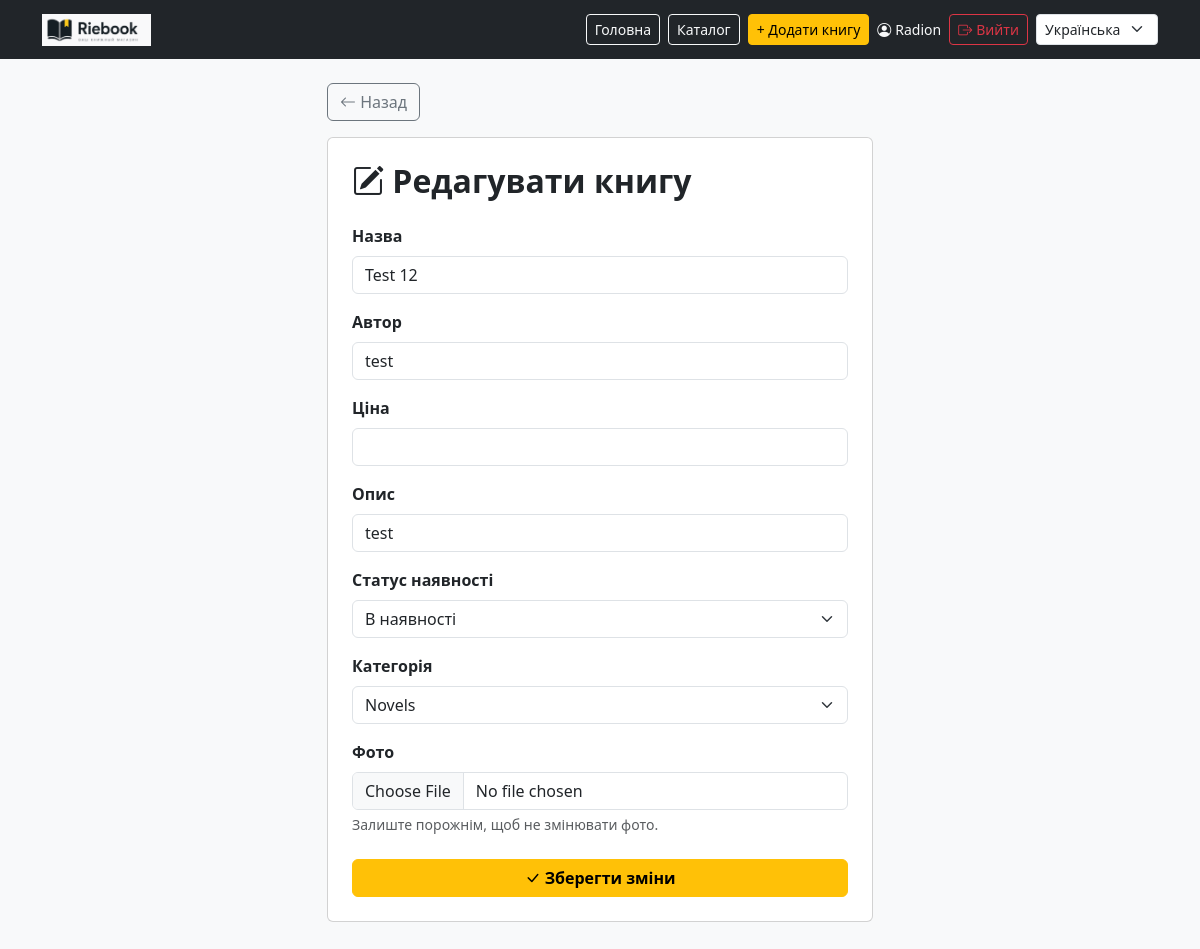
Page /books/1/update/ (signed in) on the committed database.
### booksite_functions/models.py (models this page shows, shortened)
class CustomUser(AbstractUser):
    class Role(models.TextChoices):
        VIEWER = "viewer", "Читатель"
        EDITOR = "editor", "Редактор"
        ADMIN  = "admin",  "Админ"
    role = models.CharField(
        max_length=20,
        choices=Role.choices,
        default=Role.VIEWER,
    )
    @property
    def is_editor(self):
        return self.role in (self.Role.EDITOR, self.Role.ADMIN)

class Book(models.Model):
    STOCK_CHOICES = [
        ("y", _("In stock")),
        ("n", _("Out of stock"))
    ]
    title = models.CharField(max_length=20, verbose_name=_("Title"))
    photo = models.ImageField(upload_to="books/", blank=True, null=True, verbose_name=_("Photo"))
    author = models.TextField(verbose_name=_("Author"))
    price = models.DecimalField(max_digits=10, decimal_places=2, verbose_name=_("Price"))
    description = models.CharField(max_length=150, verbose_name=_("Description"))
    stock = models.CharField(max_length=1, choices=STOCK_CHOICES, default="y", verbose_name=_("Stock status"))
    category = models.ForeignKey(Category, on_delete=models.CASCADE, related_name="books", null=True, verbose_name=_("Category"))
    class Meta:
        verbose_name = _("Book")
        verbose_name_plural = _("Books")

class Category(models.Model):
    name = models.CharField(max_length=20)
    slug = models.SlugField(max_length=20, unique=True)
    def __str__(self):
        return self.name
    class Meta:
        verbose_name_plural = "Categories"

### booksite_functions/views.py (the view)
# urls.py: path("books/<int:pk>/update/", views.BookUpdateView.as_view(), name="book-update"),
class BookUpdateView(PermissionRequiredMixin, UpdateView):
    permission_required = "booksite_functions.update_book"
    model = Book
    template_name = "book_update.html"
    fields = ["title", "author", "price", "description", "stock", "category", "photo"]
    success_url = reverse_lazy("books:book-list")

### booksite_functions/context_processors.py (called while the page is built)
def cart(request):
    return {'cart': Cart(request)}

### booksite_functions/templates/book_update.html (shortened to what this page needs)
{% extends "base.html" %}
{% load i18n %}
{% block content %}
<div class="row justify-content-center">
    <div class="col-md-6">
        <a href="{% url 'books:book-list' %}" class="btn btn-outline-secondary mb-3">
            <i class="bi bi-arrow-left"></i> {% translate "Back" %}
        </a>
        <div class="card p-4">
            <h2 class="fw-bold mb-4"><i class="bi bi-pencil-square"></i> {% translate "Edit book" %}</h2>
            <form method="post" enctype="multipart/form-data">
                {% for field in form %}
                <div class="mb-3">
                    <label class="form-label fw-semibold">{{ field.label }}</label>
                    {% if field.html_name == "photo" %}
                    <input type="file" name="photo" class="form-control" accept="image/*">
                    <div class="form-text">{% translate "Leave empty to keep the current photo." %}</div>
                    {% elif field.field.widget.input_type == "select" %}
                    <select name="{{ field.html_name }}" class="form-select {% if field.errors %}is-invalid{% endif %}">
                        {% for value, label in field.field.choices %}
                        <option value="{{ value }}" {% if field.value|stringformat:"s" == value|stringformat:"s" %}selected{% endif %}>{{ label }}</option>
                        {% endfor %}
                    </select>
                    {% else %}
                    <input type="{{ field.field.widget.input_type }}" name="{{ field.html_name }}"
                        value="{{ field.value|default:'' }}"
                        class="form-control {% if field.errors %}is-invalid{% endif %}">
                    {% endif %}
                </div>
                {% endfor %}
                <button type="submit" class="btn btn-gold w-100 mt-2">
                    <i class="bi bi-check-lg"></i> {% translate "Save changes" %}
                </button>
            </form>
        </div>
    </div>
</div>
{% endblock %}

### booksite_functions/templates/base.html (shortened to what this page needs)
{% load static %}
{% load i18n %}
<!DOCTYPE html>
<html lang="{{ LANGUAGE_CODE }}">
<head>
    <link rel="stylesheet" href="https://cdn.jsdelivr.net/npm/bootstrap@5.3.0/dist/css/bootstrap.min.css">
    <link rel="stylesheet" href="https://cdn.jsdelivr.net/npm/bootstrap-icons@1.10.0/font/bootstrap-icons.css">
</head>
<body class="bg-light">
    <nav class="navbar navbar-dark bg-dark mb-4">
        <div class="container">
            <a class="navbar-brand fw-bold" href="{% url 'books:home' %}">
                <img src="{% static 'Riebook-logo.png' %}" height="32" class="me-2">
            </a>
            <div class="d-flex gap-2 align-items-center">
                <a href="{% url 'books:home' %}" class="btn btn-outline-light btn-sm">{% translate "Home" %}</a>
                <a href="{% url 'books:book-list' %}" class="btn btn-outline-light btn-sm">{% translate "Catalog" %}</a>
                {% if user.is_authenticated %}
                <a href="{% url 'books:step1' %}" class="btn btn-warning btn-sm">+ {% translate "Add book" %}</a>
                <span class="text-light small">
                    <i class="bi bi-person-circle me-1"></i>{{ user.username }}
                </span>
                <form method="post" action="{% url 'books:logout' %}" class="m-0">
                    <button type="submit" class="btn btn-outline-danger btn-sm">
                        <i class="bi bi-box-arrow-right me-1"></i>{% translate "Log Out" %}
                    </button>
                </form>
                {% endif %}
                <form action="{% url 'set_language' %}" method="post" class="lang-switch-form m-0">
                    {% get_current_language as CURRENT_LANGUAGE %}
                    {% get_available_languages as LANGUAGES %}
                    <select name="language" class="form-select form-select-sm" onchange="this.form.submit()">
                        {% for code, name in LANGUAGES %}
                        <option value="{{ code }}" {% if code == CURRENT_LANGUAGE %}selected{% endif %}>{{ name }}</option>
                        {% endfor %}
                    </select>
                </form>
            </div>
        </div>
    </nav>
    <div class="container mb-5">
        {% block content %}{% endblock %}
    </div>
</body>
</html>

### booksite_functions/templates/base.html (style rules this page uses)
.btn-gold { background-color: #ffc107; border-color: #ffc107; color: #000; font-weight: 600; }
.lang-switch-form select { width: auto; display: inline-block; }

### rows in the picture
CustomUser: username "Radion"
Book: title "Test 12" "test" "test"
Category: category "Novels"

### other values in the picture
{{ field.label }} "Назва" "Автор" "Ціна" "Опис" "Статус наявності" "Категорія" "Фото"
form field language "Українська"
form field stock "В наявності"
